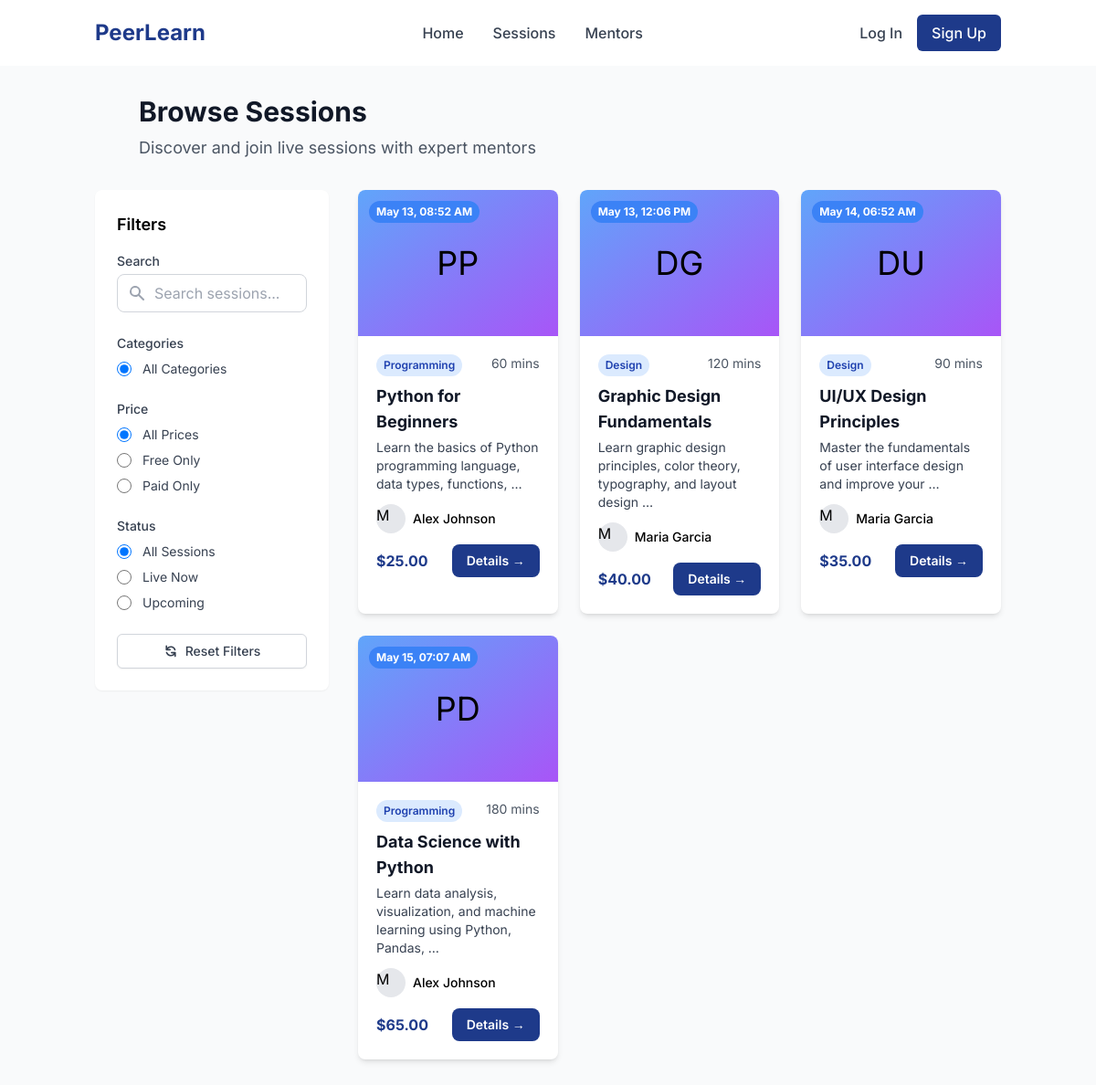
The app's page /sessions/ with its own data.
### apps/learning_sessions/models.py (models this page shows, shortened)
class Session(models.Model):
    SCHEDULED = 'scheduled'
    LIVE = 'live'
    COMPLETED = 'completed'
    CANCELLED = 'cancelled'
    STATUS_CHOICES = [
        (SCHEDULED, _('Scheduled')),
        (LIVE, _('Live')),
        (COMPLETED, _('Completed')),
        (CANCELLED, _('Cancelled')),
    ]
    mentor = models.ForeignKey(
        CustomUser,
        on_delete=models.CASCADE,
        limit_choices_to={'role': CustomUser.MENTOR},
        help_text=_('The mentor hosting this session.')
    )
    title = models.CharField(
        max_length=255,
        help_text=_('Title of the session.')
    )
    description = models.TextField(
        help_text=_('Description of what will be covered in the session.')
    )
    topics = models.JSONField(
        default=list,
        help_text=_('List of topics that will be covered in this session.')
    )
    schedule = models.DateTimeField(
        help_text=_('Date and time when the session is scheduled.')
    )
    duration = models.PositiveIntegerField(
        default=60,
        help_text=_('Duration of the session in minutes.')
    )
    price = models.DecimalField(
        max_digits=10,
        decimal_places=2,
        default=0,
        help_text=_('Price of the session (0 for free sessions).')
    )
    room_code = models.UUIDField(
        default=uuid.uuid4,
        editable=False,
        unique=True,
        help_text=_('Unique code for the session room.')
    )
    status = models.CharField(
        max_length=10,
        choices=STATUS_CHOICES,
        default=SCHEDULED,
        help_text=_('Current status of the session.')
    )
    max_participants = models.PositiveIntegerField(
        default=1,
        help_text=_('Maximum number of participants allowed (1 for one-to-one).')
    )
    created_at = models.DateTimeField(
        auto_now_add=True,
        help_text=_('Date and time when the session was created.')
    )
    updated_at = models.DateTimeField(
        auto_now=True,
        help_text=_('Date and time when the session was last updated.')
    )
    class Meta:
        verbose_name = _('Session')
        verbose_name_plural = _('Sessions')
        ordering = ['-schedule']
    @property
    def is_free(self):
        return self.price == 0

### apps/users/models.py (models this page shows, shortened)
class CustomUser(AbstractUser):
    LEARNER = 'learner'
    MENTOR = 'mentor'
    ADMIN = 'admin'
    ROLE_CHOICES = [
        (LEARNER, _('Learner')),
        (MENTOR, _('Mentor')),
        (ADMIN, _('Admin')),
    ]
    role = models.CharField(
        max_length=10,
        choices=ROLE_CHOICES,
        default=LEARNER,
        help_text=_('Designates the role of this user in the platform.')
    )
    profile_picture = models.ImageField(
        upload_to='profile_pictures/',
        blank=True,
        null=True
    )
    bio = models.TextField(
        blank=True,
        null=True,
        help_text=_('A brief description about the user.')
    )
    interests = models.JSONField(
        blank=True,
        null=True,
        help_text=_('Topics that the learner is interested in.')
    )
    career_goal = models.CharField(
        max_length=255,
        blank=True,
        null=True,
        help_text=_('Career goal of the learner.')
    )
    expertise = models.JSONField(
        blank=True,
        null=True,
        help_text=_('Areas of expertise for the mentor.')
    )
    skills = models.JSONField(
        blank=True,
        null=True,
        help_text=_('Skills that the mentor possesses.')
    )
    intro_video = models.URLField(
        blank=True,
        null=True,
        help_text=_('URL to an introduction video for the mentor.')
    )
    phone_number = models.CharField(
        max_length=15,
        blank=True,
        null=True,
        help_text=_('Contact phone number.')
    )
    date_updated = models.DateTimeField(
        auto_now=True,
        help_text=_('Date and time when the user profile was last updated.')
    )
    class Meta:
        verbose_name = _('User')
        verbose_name_plural = _('Users')

### apps/learning_sessions/views.py (the view)
# urls.py: path('', SessionListView.as_view(), name='list'),
class SessionListView(ListView):
    model = Session
    template_name = 'sessions/list.html'
    context_object_name = 'sessions'
    paginate_by = 12
    def get_queryset(self):
        queryset = super().get_queryset().filter(status='scheduled')
        category = self.request.GET.get('category')
        if category:
            queryset = queryset.filter(topics__contains=[category])
        return queryset.order_by('schedule')

### templates/sessions/list.html (shortened to what this page needs)
{% extends 'base.html' %}
{% block content %}
<div class="bg-gray-50 min-h-screen py-8">
    <div class="container mx-auto px-4">
        <div class="max-w-4xl mx-auto mb-8">
            <h1 class="text-3xl font-bold text-gray-900 mb-2">Browse Sessions</h1>
            <p class="text-lg text-gray-600">Discover and join live sessions with expert mentors</p>
        </div>
        <div class="flex flex-col lg:flex-row">
            <div class="hidden lg:block w-64 mr-8" x-data="sessionFilters()">
                <div class="bg-white rounded-lg shadow-sm p-6 sticky top-24">
                    <h2 class="font-semibold text-lg mb-4">Filters</h2>
                    <div class="mb-6">
                        <label for="filter-search" class="block text-sm font-medium text-gray-700 mb-1">Search</label>
                        <div class="relative">
                            <input type="text" id="filter-search" name="search" placeholder="Search sessions..."
                                   class="pl-10 pr-4 py-2 border border-gray-300 rounded-lg w-full focus:outline-none focus:ring-2 focus:ring-primary-500"
                                   value="{{ current_search }}"
                                   @input="updateQueryParam('search', $event.target.value)">
                            <div class="absolute inset-y-0 left-0 pl-3 flex items-center pointer-events-none">
                            </div>
                        </div>
                    </div>
                    <div class="mb-6">
                        <h3 class="text-sm font-medium text-gray-700 mb-2">Categories</h3>
                        <div class="space-y-2">
                            <div class="flex items-center">
                                <input id="category-all" name="category" value="" type="radio"
                                       class="h-4 w-4 text-primary-600 focus:ring-primary-500 border-gray-300 rounded"
                                       {% if not current_category %}checked{% endif %}
                                       @change="updateQueryParam('category', '')">
                                <label for="category-all" class="ml-3 text-sm text-gray-700">All Categories</label>
                            </div>
                        </div>
                    </div>
                    <div class="mb-6">
                        <h3 class="text-sm font-medium text-gray-700 mb-2">Price</h3>
                        <div class="space-y-2">
                            <div class="flex items-center">
                                <input id="price-all" name="price" value="all" type="radio"
                                       class="h-4 w-4 text-primary-600 focus:ring-primary-500 border-gray-300 rounded"
                                       checked
                                       @change="updateQueryParam('price', '')">
                                <label for="price-all" class="ml-3 text-sm text-gray-700">All Prices</label>
                            </div>
                            <div class="flex items-center">
                                <input id="price-free" name="price" value="free" type="radio"
                                       class="h-4 w-4 text-primary-600 focus:ring-primary-500 border-gray-300 rounded"
                                       @change="updateQueryParam('price', 'free')">
                                <label for="price-free" class="ml-3 text-sm text-gray-700">Free Only</label>
                            </div>
                            <div class="flex items-center">
                                <input id="price-paid" name="price" value="paid" type="radio"
                                       class="h-4 w-4 text-primary-600 focus:ring-primary-500 border-gray-300 rounded"
                                       @change="updateQueryParam('price', 'paid')">
                                <label for="price-paid" class="ml-3 text-sm text-gray-700">Paid Only</label>
                            </div>
                        </div>
                    </div>
                    <div class="mb-6">
                        <h3 class="text-sm font-medium text-gray-700 mb-2">Status</h3>
                        <div class="space-y-2">
                            <div class="flex items-center">
                                <input id="status-all" name="status" value="all" type="radio"
                                       class="h-4 w-4 text-primary-600 focus:ring-primary-500 border-gray-300 rounded"
                                       checked
                                       @change="updateQueryParam('status', '')">
                                <label for="status-all" class="ml-3 text-sm text-gray-700">All Sessions</label>
                            </div>
                            <div class="flex items-center">
                                <input id="status-live" name="status" value="live" type="radio"
                                       class="h-4 w-4 text-primary-600 focus:ring-primary-500 border-gray-300 rounded"
                                       @change="updateQueryParam('status', 'live')">
                                <label for="status-live" class="ml-3 text-sm text-gray-700">Live Now</label>
                            </div>
                            <div class="flex items-center">
                                <input id="status-upcoming" name="status" value="upcoming" type="radio"
                                       class="h-4 w-4 text-primary-600 focus:ring-primary-500 border-gray-300 rounded"
                                       @change="updateQueryParam('status', 'upcoming')">
                                <label for="status-upcoming" class="ml-3 text-sm text-gray-700">Upcoming</label>
                            </div>
                        </div>
                    </div>
                    <button type="button" @click="resetFilters()" class="w-full flex justify-center items-center px-4 py-2 border border-gray-300 shadow-sm text-sm font-medium rounded-md text-gray-700 bg-white hover:bg-gray-50 focus:outline-none focus:ring-2 focus:ring-primary-500">
                        Reset Filters
                    </button>
                </div>
            </div>
            <div class="flex-1">
                {% if sessions %}
                <div class="grid grid-cols-1 md:grid-cols-2 lg:grid-cols-3 gap-6">
                    {% for session in sessions %}
                    <div class="bg-white rounded-lg shadow-md overflow-hidden hover:shadow-lg transition-shadow transform hover:scale-[1.02]">
                        <div class="relative">
                            {% if session.status == 'live' %}
                            <div class="absolute top-3 left-3 bg-red-500 text-white text-xs font-bold px-2 py-1 rounded-full flex items-center">
                                <span class="animate-pulse mr-1 h-2 w-2 bg-white rounded-full"></span>
                                LIVE NOW
                            </div>
                            {% else %}
                            <div class="absolute top-3 left-3 bg-blue-500 text-white text-xs font-bold px-2 py-1 rounded-full">
                                {{ session.schedule|date:"M d, h:i A" }}
                            </div>
                            {% endif %}
                            <div class="h-40 bg-gradient-to-br from-blue-400 to-purple-500 flex items-center justify-center">
                                <span class="text-4xl">{{ session.topics.0|first|upper }}{% if session.topics.1 %}{{ session.topics.1|first|upper }}{% endif %}</span>
                            </div>
                        </div>
                        <div class="p-5">
                            <div class="flex justify-between mb-2">
                                <span class="text-xs font-semibold px-2 py-1 bg-blue-100 text-blue-800 rounded-full">{{ session.topics.0 }}</span>
                                <span class="text-sm text-gray-600">{{ session.duration }} mins</span>
                            </div>
                            <h3 class="text-lg font-bold text-gray-900 mb-1">{{ session.title }}</h3>
                            <p class="text-sm text-gray-700 mb-3">{{ session.description|truncatewords:10 }}</p>
                            <div class="flex items-center mb-3">
                                <div class="h-8 w-8 rounded-full bg-gray-200 mr-2 flex-shrink-0">
                                    {% if session.mentor.profile_picture %}
                                    <img src="{{ session.mentor.profile_picture.url }}" alt="{{ session.mentor.get_full_name }}" class="h-full w-full rounded-full object-cover">
                                    {% else %}
                                    {{ session.mentor.username|first|upper }}
                                    {% endif %}
                                </div>
                                <span class="text-sm font-medium">{{ session.mentor.get_full_name|default:session.mentor.username }}</span>
                            </div>
                            <div class="flex justify-between items-center">
                                <span class="font-bold text-primary-600">
                                    {% if session.is_free %}
                                    Free
                                    {% else %}
                                    ${{ session.price }}
                                    {% endif %}
                                </span>
                                <a href="{% url 'sessions:detail' pk=session.id %}" class="bg-primary-600 text-white hover:bg-primary-700 px-4 py-2 rounded-lg text-sm font-semibold transition-colors">
                                    Details →
                                </a>
                            </div>
                        </div>
                    </div>
                    {% endfor %}
                </div>
                {% endif %}
            </div>
        </div>
    </div>
</div>
{% endblock %}

### records on screen
Session: schedule "May 13, 08:52 AM", topics.0|first "P", topics.1|first "P", topics.0 "Programming", duration "60", title "Python for Beginners", description "Learn the basics of Python programming language, data types, functions, …", mentor.username|first "M", mentor.get_full_name "Alex Johnson", price "25.00"
Session: schedule "May 13, 12:06 PM", topics.0|first "D", topics.1|first "G", topics.0 "Design", duration "120", title "Graphic Design Fundamentals", description "Learn graphic design principles, color theory, typography, and layout design …", mentor.username|first "M", mentor.get_full_name "Maria Garcia", price "40.00"
Session: schedule "May 14, 06:52 AM", topics.0|first "D", topics.1|first "U", topics.0 "Design", duration "90", title "UI/UX Design Principles", description "Master the fundamentals of user interface design and improve your …", mentor.username|first "M", mentor.get_full_name "Maria Garcia", price "35.00"
Session: schedule "May 15, 07:07 AM", topics.0|first "P", topics.1|first "D", topics.0 "Programming", duration "180", title "Data Science with Python", description "Learn data analysis, visualization, and machine learning using Python, Pandas, …", mentor.username|first "M", mentor.get_full_name "Alex Johnson", price "65.00"
